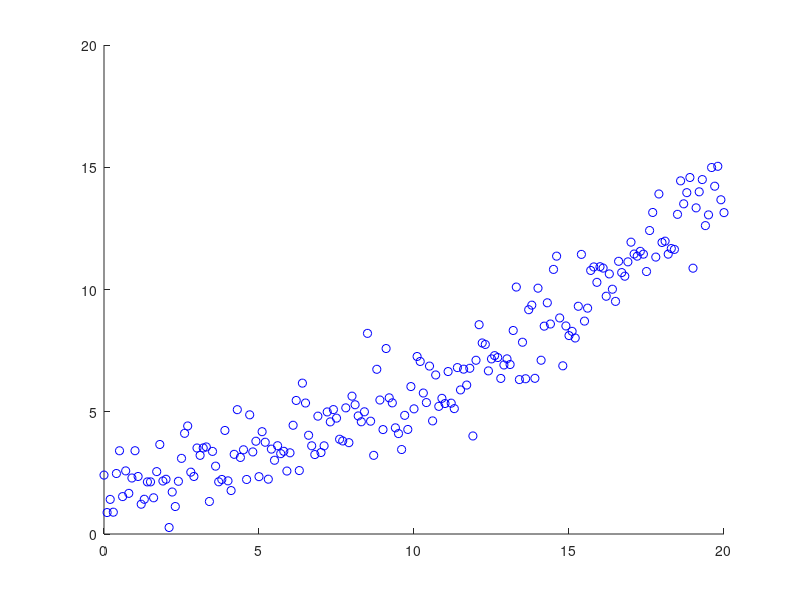

Write MATLAB code to recreate this figure. (Note: this script raises an error after producing the figure.)
%Final Project - gdata
%Maxwell Greene
%% VARIABLE DEFINITION

global gData;
gData = csvread('gData.csv');

%% PLOT INITIAL DATA
%Initial data plot of data
figure('Name','Plot of data'); hold on;
plot(gData(:,1),gData(:,2),'ob');

%% GET USER INPUT FOR DEGREE AND GUESSES

evalNum = input('Evaluate error with what degree polynomial?  ');
A = zeros(1,evalNum);

guessbool = input('Would you like to make a guess? (1/0)  ');
if guessbool == true
    
    for i = 1:evalNum+1
        A(i) = input(['Guess for coefficient of x^',num2str(i-1),':  ']);
    end
    
    [error,value] = ExpEval(gData(:,1),gData(:,2),A);
    disp(['Error for guess of x^',num2str(evalNum),': ',num2str(error)]);

    figure('Name',['Plot of evaluation of guesses with degree ',num2str(evalNum)]);
    plot(gData(:,1),gData(:,2),'ob'); hold on;
    plot(gData(:,1),value);
end
%% CALCULATE OPTIMIZED VALUES

x0 = zeros(1,evalNum+1);
optInputs = fminsearch(@ExpError,x0);
[optError,optValue] = ExpEval(gData(:,1),gData(:,2),optInputs);
disp(['Error for optimization of x^',num2str(evalNum),': ',num2str(optError)]);

%Display optimum values
disp('Your optimum values were:');
for i=1:evalNum+1
   disp(['A(',num2str(i),') = ',num2str(optValue(i))]);
end

figure('Name',['Plot of evaluation of optimization with degree ',num2str(evalNum)]);
plot(gData(:,1),gData(:,2),'ob'); hold on;
plot(gData(:,1),optValue);
